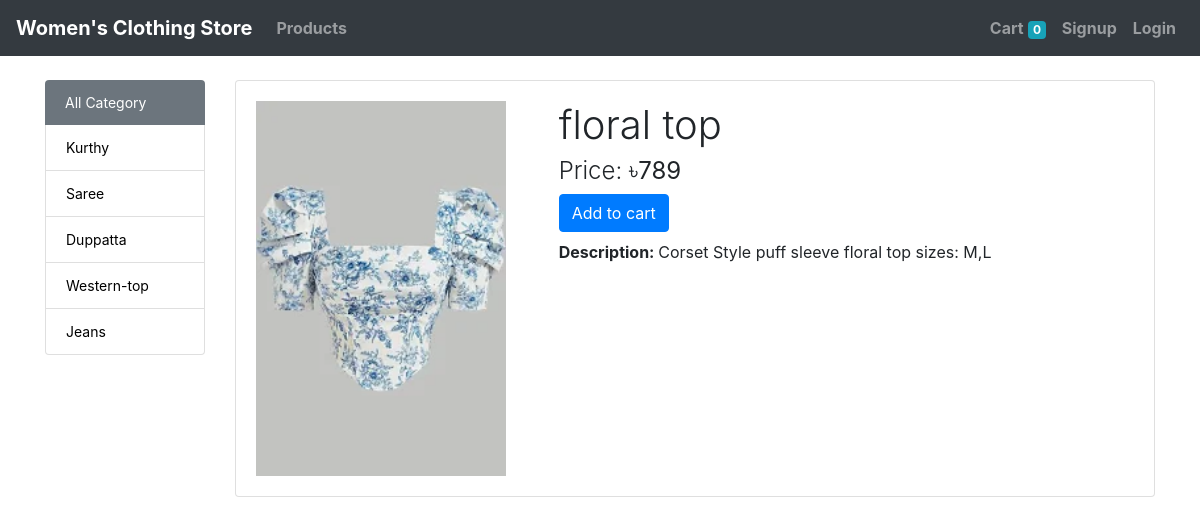
Page /?id=8 on the committed database.
### store/models/category.py (models this page shows, shortened)
class Category(models.Model):
	name = models.CharField(max_length=20)
	@staticmethod
	def getAllCategory():
		return Category.objects.all()

### store/models/product.py (models this page shows, shortened)
class Product(models.Model):
	name = models.CharField(max_length=220)
	price = models.IntegerField(default=0)
	category = models.ForeignKey(Category,on_delete=models.CASCADE,default=1)
	description = models.TextField()
	image = models.ImageField(upload_to='upload/products')
	date = models.DateTimeField(auto_now_add=True)
	@staticmethod
	def getAllProduct():
		return Product.objects.all()

### store/views/home.py (the view, shortened to what this page needs)
# urls.py: path('',Home.as_view(), name='home'),
class Home(View):
	def get(self,request):
		cart = request.session.get('cart')
		categories = Category.getAllCategory()
		products = Product.getAllProduct().order_by('-id')
		if request.GET.get('id'):
			filterProductById = Product.objects.get(id=int(request.GET.get('id')))
			return render(request, 'productDetail.html',{"product":filterProductById,"categories":categories})

### store/templatetags/cart.py (called while the page is built)
@register.filter(name="currency")
def currency(number):
	return "৳"+str(number)

### store/templates/productDetail.html (shortened to what this page needs)
{% extends 'base.html' %}
{% load cart %}
{% block content %}
<div class="container">
    <div class="row">
        <div class="col-md-2 mb-3">
            <ul class="list-group">
                <li class="list-group-item active bg-secondary border-0"><a style="text-decoration:none; color:white;" href="/">All Category</a></li>
            	{% for category in categories %}
                <li class="list-group-item"><a style="text-decoration:none; color:black;" href="/?category_id={{ category.id }}">{{ category.name }}</a></li>
				{% endfor %}
            </ul>
        </div>
        <div class="col-md-10">
            	{% if product  %}
                    <div class="card">
                        <div class="card-body">
                            <div class="row">
                                <div class="col-md-4">
                                    <img src="{{ product.image.url }}" height="100%;" width="250px" alt="{{ product.name }}">
                                </div>
                                <div class="col-md-8">
                                    <div>
                                        <h1 class="font-weight-light">{{ product.name }}</h1>
                                        <h4 class="font-weight-light">Price: <strong>{{ product.price|currency }}</strong></h4>
                                         <form action="/#{{ product.id }}" method="POST">
                                            {% if product|is_in_cart:request.session.cart %}
                                            <a class="btn btn-warning" href="/cart">Go to cart </a>
                                            {% else %}
                                            <input class="btn btn-primary" type="submit" value="Add to cart">
                                            {% endif %}
                                        </form>
                                        <p class="mt-2"><strong>Description: </strong> {{ product.description }}</p>
                                    </div>
                                </div>
                            </div>
                        </div>
                    </div>
                {% endif %}
        </div>
    </div>
</div>
{% endblock %}

### store/static/css/style.css (style rules this page uses)
.list-group { font-size:14px; }

### rows in the picture
Category: name "Kurthy"
Category: name "Saree"
Category: name "Duppatta"
Category: name "Western-top"
Category: name "Jeans"
Product: image (picture), name "floral top", price "৳789", description "Corset Style puff sleeve floral top sizes: M,L"

### other values in the picture
{{ request.session.cart.keys|length }} "0"
